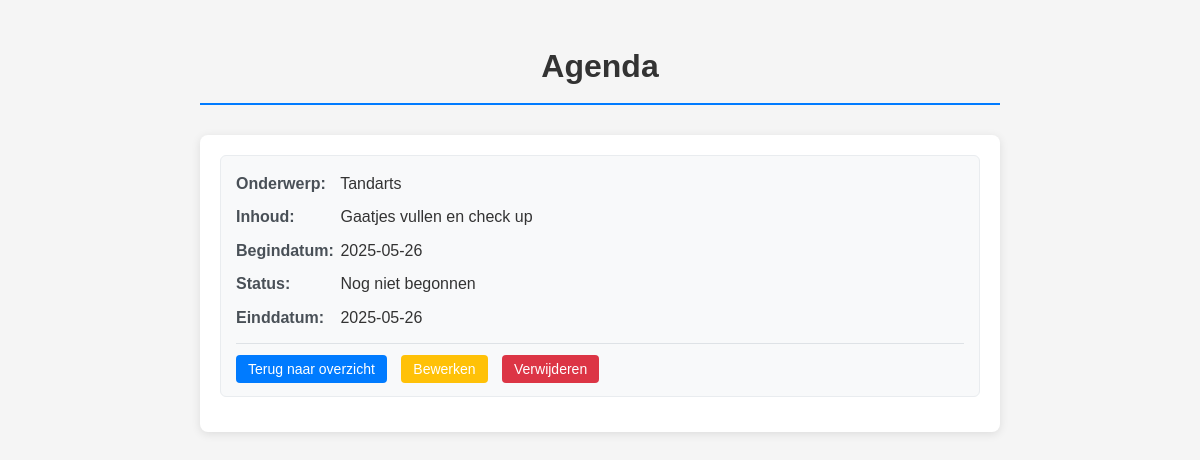
The page /agenda_opdracht/agenda_detail.php?id=1 on the database its author committed.
### tables this page shows
CREATE TABLE "crud_agenda"
(
    id          INTEGER not null
        constraint crud_agenda_pk
            primary key autoincrement,
    onderwerp   TEXT    not null,
    inhoud      TEXT    not null,
    begin_datum DATE    not null,
    status      TEXT    not null,
    eind_datum  DATE    not null
);

### agenda_opdracht/agenda_detail.php (called while the page is built, shortened)
<?php
require '../crud/config.php';
$id = $_GET['id'] ?? null;
try {
    $query = "SELECT * FROM crud_agenda WHERE id = :id";
    $stmt = $pdo->prepare($query);
    $stmt->bindParam(':id', $id, PDO::PARAM_INT);
    $stmt->execute();
    $resultaten = $stmt->fetchAll();
    $aantalRijen = count($resultaten);
} catch (PDOException $e) {
    echo "Fout bij ophalen van agenda item";
    echo "<p>Query: " . $query . "</p>";
    echo "<p>Error: " . $e->getMessage() . "</p>";
}
include 'agenda_details_view.php';

### agenda_opdracht/agenda_details_view.php (the view, shortened to what this page needs)
<!doctype html>
<html lang="en">
<head>
    <link rel="stylesheet" href="./css/agenda.css">
</head>
<body>
    <h1>Agenda</h1>
    <div class="agenda-container">
        <?php if ($aantalRijen > 0) { ?>
            <?php foreach ($resultaten as $rij) { ?>
                <div class="agenda-item">
                    <div class="agenda-field">
                        <span class="agenda-label">Onderwerp:</span>
                        <span class="agenda-value"><?= htmlspecialchars($rij['onderwerp']) ?></span>
                    </div>
                    <div class="agenda-field">
                        <span class="agenda-label">Inhoud:</span>
                        <span class="agenda-value"><?= htmlspecialchars($rij['inhoud']) ?></span>
                    </div>
                    <div class="agenda-field">
                        <span class="agenda-label">Begindatum:</span>
                        <span class="agenda-value"><?= htmlspecialchars($rij['begin_datum']) ?></span>
                    </div>
                    <div class="agenda-field">
                        <span class="agenda-label">Status:</span>
                        <span class="agenda-value"><?= htmlspecialchars($rij['status']) ?></span>
                    </div>
                    <div class="agenda-field">
                        <span class="agenda-label">Einddatum:</span>
                        <span class="agenda-value"><?= htmlspecialchars($rij['eind_datum']) ?></span>
                    </div>
                    <div class="agenda-actions">
                        <a href="index.php" class="btn btn-detail">Terug naar overzicht</a>
                        <a href="agenda_bewerken.php?id=<?= $rij['id'] ?>" class="btn btn-edit">Bewerken</a>
                        <a href="agenda_verwijderen.php?id=<?= $rij['id'] ?>" class="btn btn-delete">Verwijderen</a>
                    </div>
                </div>
            <?php } ?>
        <?php } else { ?>
            <div class="no-results">
                <p>Geen resultaten gevonden.</p>
            </div>
        <?php } ?>
    </div>
</body>
</html>

### agenda_opdracht/css/agenda.css (style rules this page uses)
body { font-family: Arial, sans-serif; max-width: 800px; margin: 0 auto; padding: 20px; background-color: #f5f5f5; line-height: 1.6; }
h1 { color: #333; text-align: center; margin-bottom: 30px; border-bottom: 2px solid #007bff; padding-bottom: 10px; }
.agenda-container { background: white; border-radius: 8px; padding: 20px; box-shadow: 0 2px 10px rgba(0, 0, 0, 0.1); }
.agenda-item { background: #f8f9fa; border: 1px solid #e9ecef; border-radius: 6px; padding: 15px; margin-bottom: 15px; transition: box-shadow 0.2s; }
.agenda-field { margin-bottom: 8px; }
.agenda-label { font-weight: bold; color: #495057; display: inline-block; width: 100px; }
.agenda-value { color: #333; }
.agenda-actions { margin-top: 12px; padding-top: 12px; border-top: 1px solid #dee2e6; }
.btn { text-decoration: none; padding: 6px 12px; border-radius: 4px; font-size: 14px; margin-right: 10px; transition: background-color 0.2s; }
.btn-edit { background-color: #ffc107; color: white; }
.btn-detail { background-color: #007bff; color: white; }
.btn-delete { background-color: #dc3545; color: white; }

### rows shown on the page
crud_agenda: onderwerp "Tandarts", inhoud "Gaatjes vullen en check up", begin_datum "2025-05-26", status "Nog niet begonnen", eind_datum "2025-05-26"
